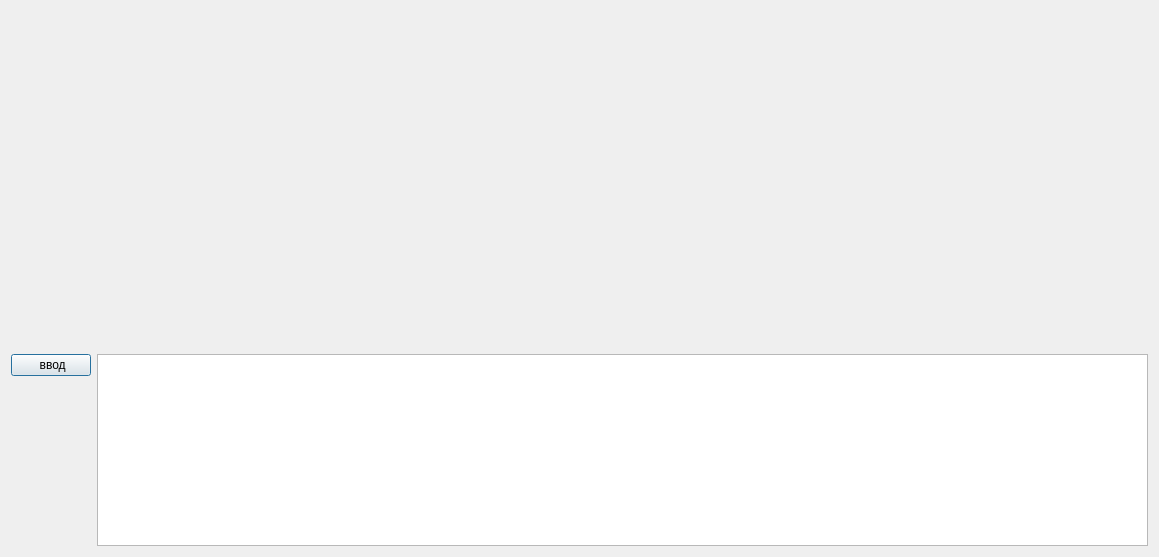
<?xml version="1.0" encoding="UTF-8"?>
<ui version="4.0">
 <class>Dialog</class>
 <widget class="QDialog" name="Dialog">
  <property name="geometry">
   <rect>
    <x>0</x>
    <y>0</y>
    <width>1159</width>
    <height>557</height>
   </rect>
  </property>
  <property name="windowTitle">
   <string>Dialog</string>
  </property>
  <layout class="QFormLayout" name="formLayout">
   <item row="1" column="0">
    <widget class="QPushButton" name="pushButton">
     <property name="text">
      <string> ввод</string>
     </property>
    </widget>
   </item>
   <item row="1" column="1">
    <widget class="QTextEdit" name="textEdit"/>
   </item>
   <item row="0" column="1">
    <widget class="QLabel" name="label">
     <property name="text">
      <string/>
     </property>
    </widget>
   </item>
  </layout>
 </widget>
 <resources/>
 <connections>
  <connection>
   <sender>pushButton</sender>
   <signal>clicked()</signal>
   <receiver>textEdit</receiver>
   <slot>copy()</slot>
   <hints>
    <hint type="sourcelabel">
     <x>31</x>
     <y>282</y>
    </hint>
    <hint type="destinationlabel">
     <x>670</x>
     <y>280</y>
    </hint>
   </hints>
  </connection>
 </connections>
</ui>
